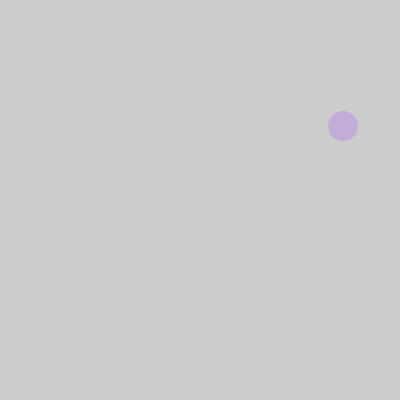
Frame 1 (no input)
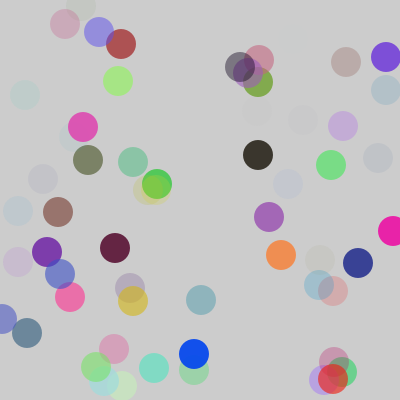
Frame 60 (the mouse pressed at the canvas centre just before this capture)
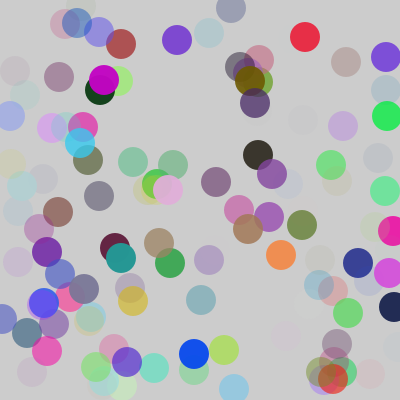
Frame 120 (the mouse held since frame 60 and released just before this capture)

The Processing sketch that drew these frames (run headless with seeded random() and noise(); from frame 60 on, the mouse is pressed at the canvas centre):

// Processing sketch: RandomBubbles
// ── RandomBubbles.pde
void setup()
{
 size(400,400); 
 noStroke();
}

void draw()
{
  int randomColour1 = int (random(0,255));
  int randomColour2 = int (random(0,255));
  int randomColour3 = int (random(0,255));
  int randomTrans = int (random(0,255));
  
  int randomLocationX = int (random(0,400));
  int randomLocationY = int (random(0,400));
  fill(randomColour1, randomColour2, randomColour3, randomTrans);
  ellipse(randomLocationX,randomLocationY , 30,30);
}
